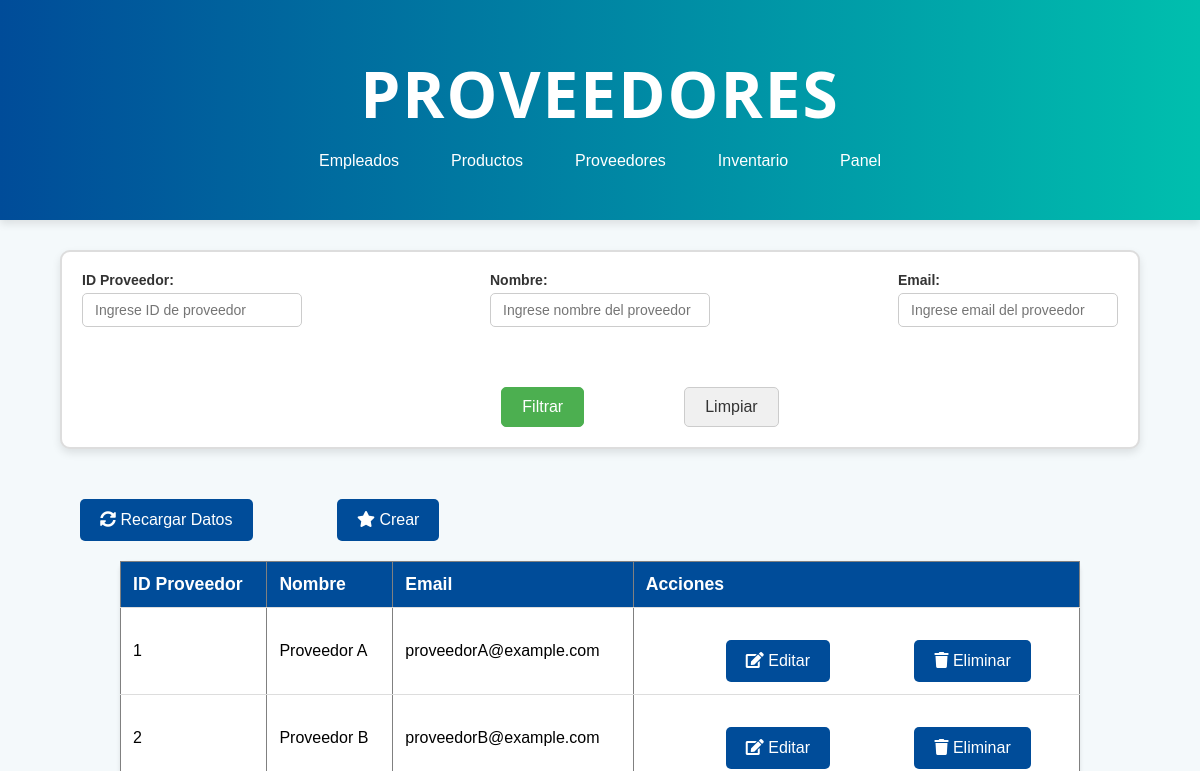
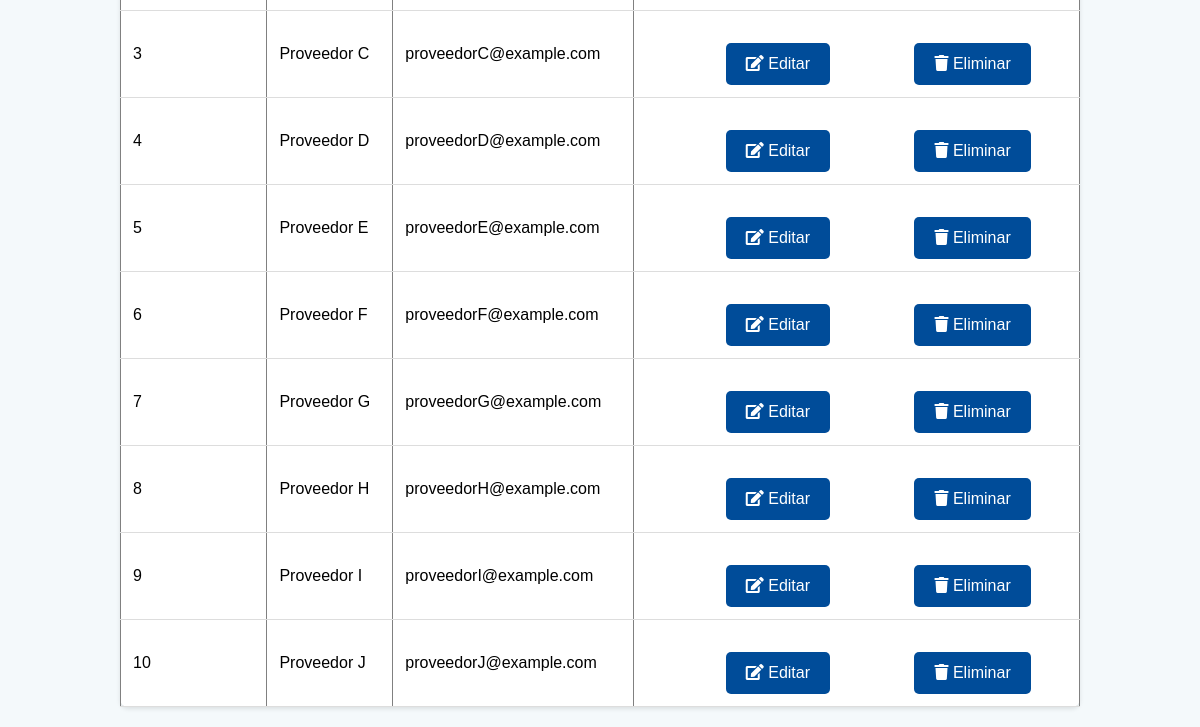
The page /proveedor.php on the database as committed earlier (2 pictures, top to bottom).
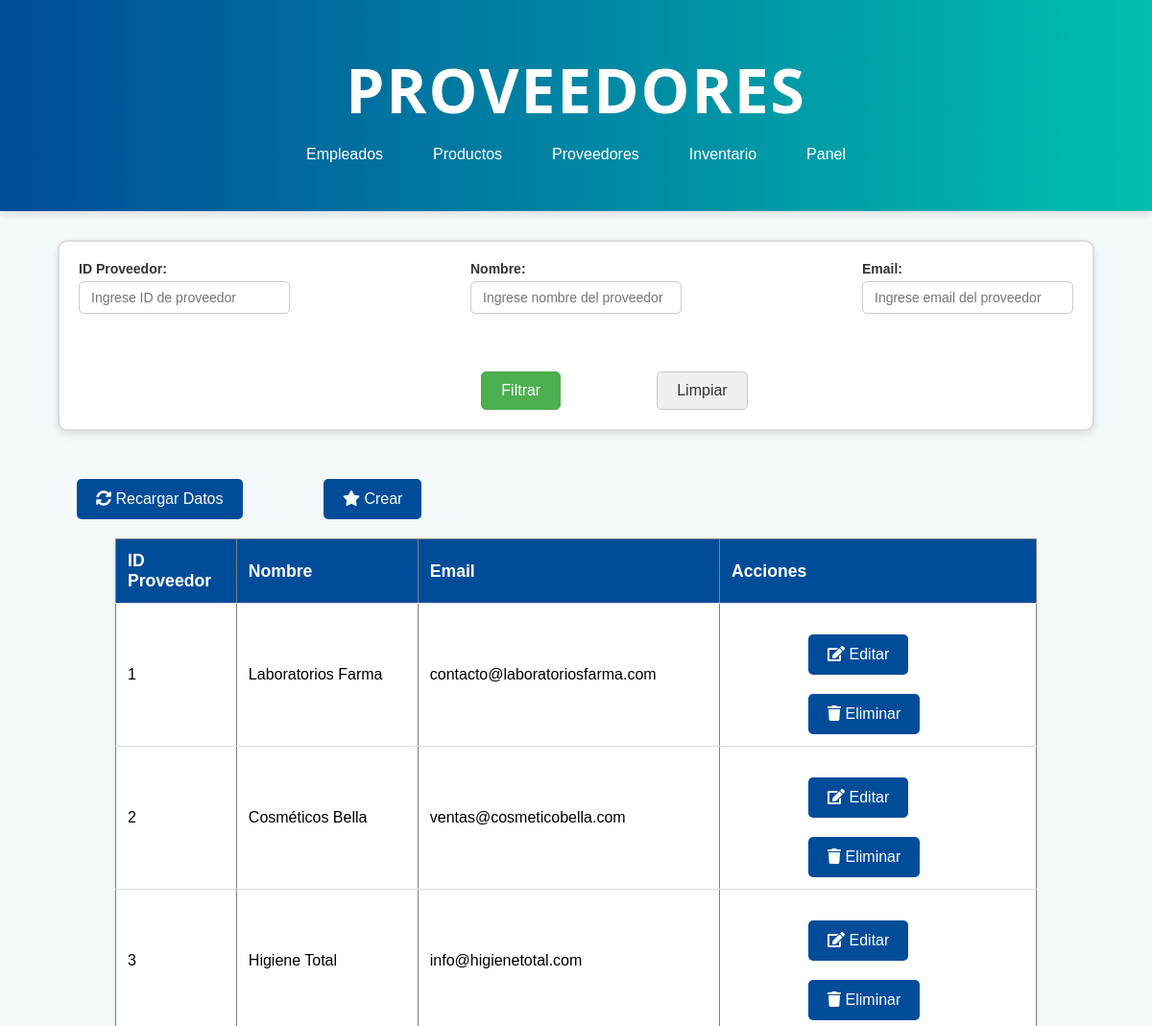
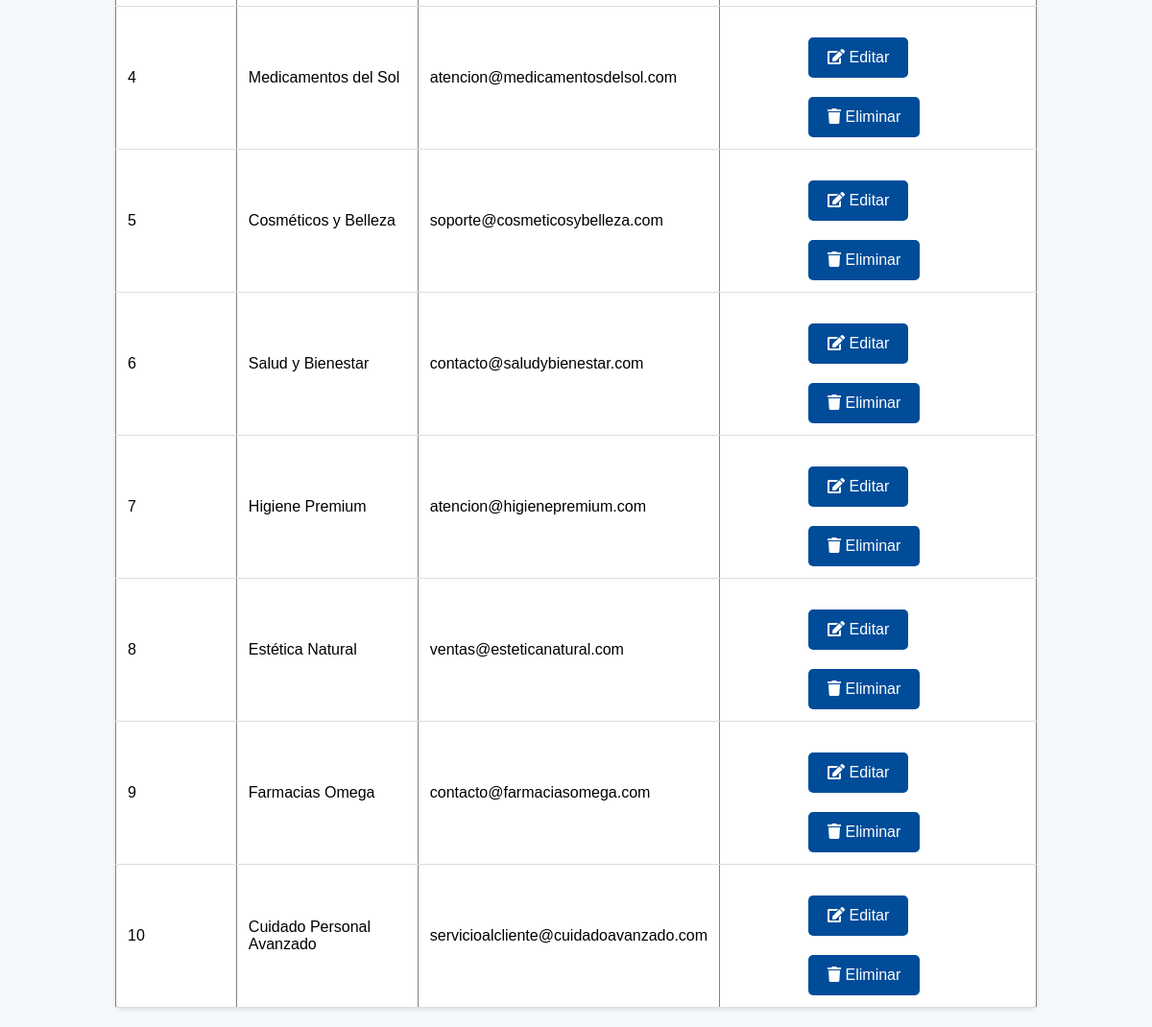
The same page on the database as committed later (2 pictures, top to bottom).
### tables this page shows
CREATE TABLE `proveedor` (
  `idProveedor` int(11) NOT NULL,
  `nombre` varchar(255) NOT NULL,
  `email` varchar(255) NOT NULL,
  `eliminado` int(11) NOT NULL DEFAULT 0
);

### proveedor.php (the view, shortened to what this page needs)
<!DOCTYPE html>
<html lang="es">
<head>
    <link rel="stylesheet" href="css/stylesListas.css">
    <link rel="stylesheet" href="https://cdnjs.cloudflare.com/ajax/libs/font-awesome/5.15.3/css/all.min.css">
</head>
<body>
    <header class="header">
        <h1>Proveedores</h1>
        <nav>
        <ul>
            <li><a href="empleado.php">Empleados</a></li>
            <li><a href="producto.php">Productos</a></li>
            <li><a href="proveedor.php">Proveedores</a></li>
            <li><a href="inventario.php">Inventario</a></li>
            <li><a href="administrador.php">Panel</a></li>
        </ul>
        </nav>
    </header>
    <form method="GET" action="">
        <div class="contenedor-filtros">
            <div class="formulario-filtros">
                <div class="filtro">
                    <label for="idProveedor">ID Proveedor:</label>
                    <input type="text" name="idProveedor" id="idProveedor" placeholder="Ingrese ID de proveedor" value="<?= isset($_GET['idProveedor']) ? htmlspecialchars($_GET['idProveedor']) : '' ?>">
                </div>
                <div class="filtro">
                    <label for="nombre">Nombre:</label>
                    <input type="text" name="nombre" id="nombre" placeholder="Ingrese nombre del proveedor" value="<?= isset($_GET['nombre']) ? htmlspecialchars($_GET['nombre']) : '' ?>">
                </div>
                <div class="filtro">
                    <label for="email">Email:</label>
                    <input type="email" name="email" id="email" placeholder="Ingrese email del proveedor" value="<?= isset($_GET['email']) ? htmlspecialchars($_GET['email']) : '' ?>">
                </div>
            </div>
            <div class="botones">
                <button type="submit">Filtrar</button>
                <button type="reset" onclick="resetForm()">Limpiar</button>
            </div>
        </div>
    </form>
    <button onclick="recargarDatos()">
        <i class="fas fa-sync-alt"></i> Recargar Datos
    </button>
    <button class='crear' onclick="window.location.href='crearProveedor.php'">
        <i class='fas fa-star'></i> Crear
    </button>
    <table border="1">
        <thead>
            <tr>
                <th>ID Proveedor</th>
                <th>Nombre</th>
                <th>Email</th>
                <th>Acciones</th>
            </tr>
        </thead>
        <tbody id="datosProveedor">
            <?php
            $servername = "localhost";
            $username = "root";
            $password = "";
            $dbname = "drogueriasconfe";
            $conn = new mysqli($servername, $username, $password, $dbname);
            $sql = "SELECT idProveedor, nombre, email FROM proveedor WHERE eliminado = 0";
            $result = $conn->query($sql);
            if ($result->num_rows > 0) {
                while ($row = $result->fetch_assoc()) {
                    echo "<tr>
                            <td>" . $row['idProveedor'] . "</td>
                            <td>" . $row['nombre'] . "</td>
                            <td>" . $row['email'] . "</td>
                            <td>
                                <button onclick='editarProveedor(" . $row['idProveedor'] . ")'>
                                    <i class='fas fa-edit'></i> Editar
                                </button>
                                <button onclick='eliminarProveedor(" . $row['idProveedor'] . ")'>
                                    <i class='fas fa-trash'></i> Eliminar
                                </button>
                            </td>
                          </tr>";
                }
            } else {
                echo "<tr><td colspan='4'>No se encontraron proveedores</td></tr>";
            }
            ?>
        </tbody>
    </table>
</body>
</html>

Rows that differ between the two databases and show on the page:
changed proveedor id 1: nombre "Proveedor A" → "Laboratorios Farma"; email "proveedorA@example.com" → "contacto@laboratoriosfarma.com"
changed proveedor id 2: nombre "Proveedor B" → "Cosméticos Bella"; email "proveedorB@example.com" → "ventas@cosmeticobella.com"
changed proveedor id 3: nombre "Proveedor C" → "Higiene Total"; email "proveedorC@example.com" → "info@higienetotal.com"
changed proveedor id 4: nombre "Proveedor D" → "Medicamentos del Sol"; email "proveedorD@example.com" → "atencion@medicamentosdelsol.com"
changed proveedor id 5: nombre "Proveedor E" → "Cosméticos y Belleza"; email "proveedorE@example.com" → "soporte@cosmeticosybelleza.com"
changed proveedor id 6: nombre "Proveedor F" → "Salud y Bienestar"; email "proveedorF@example.com" → "contacto@saludybienestar.com"
changed proveedor id 7: nombre "Proveedor G" → "Higiene Premium"; email "proveedorG@example.com" → "atencion@higienepremium.com"
changed proveedor id 8: nombre "Proveedor H" → "Estética Natural"; email "proveedorH@example.com" → "ventas@esteticanatural.com"
changed proveedor id 9: nombre "Proveedor I" → "Farmacias Omega"; email "proveedorI@example.com" → "contacto@farmaciasomega.com"
changed proveedor id 10: nombre "Proveedor J" → "Cuidado Personal Avanzado"; email "proveedorJ@example.com" → "servicioalcliente@cuidadoavanzado.com"
